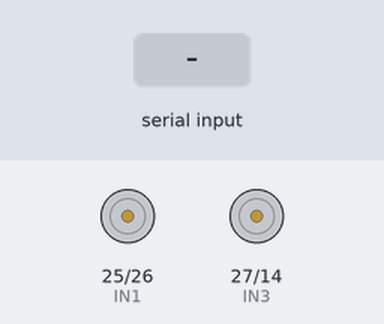
The sketch below on a simulated ESP32. On the bench: motor-driver pin pairs drawn as motors (green arrow = first pin HIGH = forward, orange = second pin HIGH = backward, longer = more drive). Inputs (shaded band) come from the test bench. Nothing arrives over Bluetooth unless stated.

Above: at 1.2 s.
1.3 s: "F" received over the second serial link
At 2.2 s:
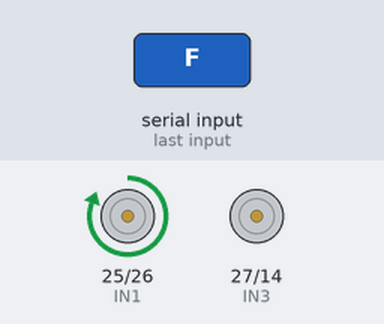
2.8 s: "B" received over the second serial link
At 3.3 s:
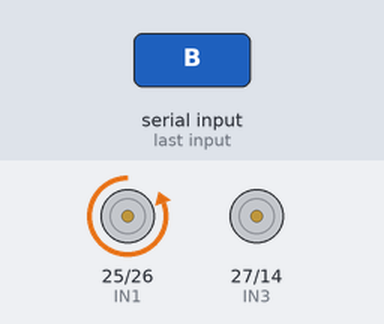
4.3 s: "R" received over the second serial link
At 5.5 s:
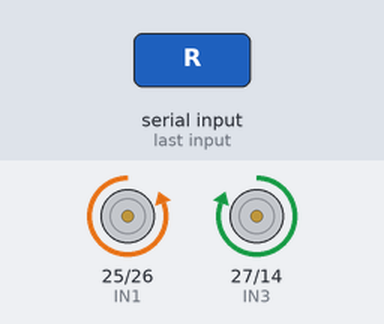
5.8 s: "S" received over the second serial link
At 6.8 s:
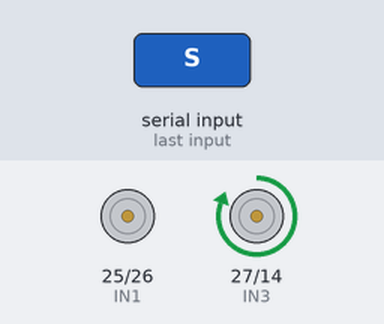
7.3 s: "L" received over the second serial link
At 8.0 s:
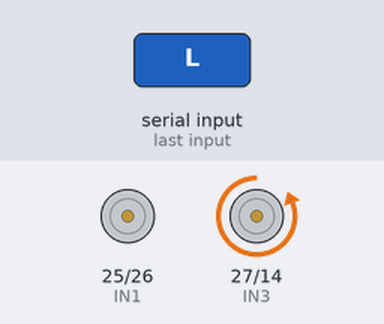
8.8 s: "T" received over the second serial link
At 9.1 s:
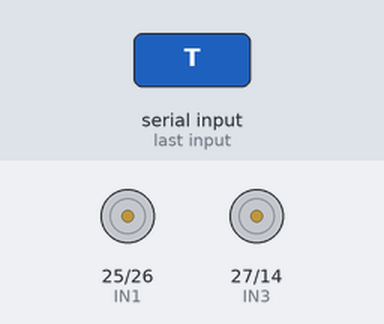
Timing chart, 0 to 11.3 s (numbered marks = the images above; inputs shaded):
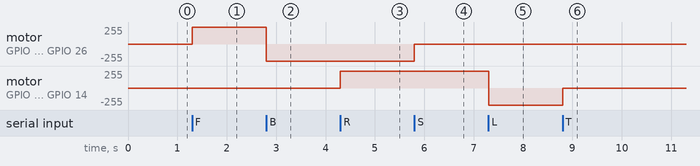

Measured:
- after the input at 1.3 s, motor on GPIO 25 (IN1) / GPIO 26 (IN2): stopped → forward 255/255 at once
- after the input at 2.8 s, motor on GPIO 25 (IN1) / GPIO 26 (IN2): forward 255/255 → backward 255/255 at once
- after the input at 4.3 s, motor on GPIO 27 (IN3) / GPIO 14 (IN4): stopped → forward 255/255 at once
- after the input at 5.8 s, motor on GPIO 25 (IN1) / GPIO 26 (IN2): backward 255/255 → stopped at once
- after the input at 7.3 s, motor on GPIO 27 (IN3) / GPIO 14 (IN4): forward 255/255 → backward 255/255 at once
- after the input at 8.8 s, motor on GPIO 27 (IN3) / GPIO 14 (IN4): backward 255/255 → stopped at once

The sketch:

Main.ino
```cpp
#include "BluetoothSerial.h"
BluetoothSerial SerialBT;

// Motor A (ileri/geri)
#define IN1 25
#define IN2 26
// Motor B (sağ/sol)
#define IN3 27
#define IN4 14

void setup() {
  Serial.begin(115200);
  SerialBT.begin("ESP32-Denizalti"); // Bluetooth cihaz adı
  pinMode(IN1, OUTPUT);
  pinMode(IN2, OUTPUT);
  pinMode(IN3, OUTPUT);
  pinMode(IN4, OUTPUT);
}

void motorA_stop() { digitalWrite(IN1, LOW); digitalWrite(IN2, LOW); }
void motorB_stop() { digitalWrite(IN3, LOW); digitalWrite(IN4, LOW); }

void loop() {
  if (SerialBT.available()) {
    char cmd = SerialBT.read();

    // Motor A kontrol (ileri/geri)
    if (cmd == 'F') {                 // ileri
      digitalWrite(IN1, HIGH); digitalWrite(IN2, LOW);
    } else if (cmd == 'B') {          // geri
      digitalWrite(IN1, LOW);  digitalWrite(IN2, HIGH);
    } else if (cmd == 'S') {          // dur
      motorA_stop();
    }

    // Motor B kontrol (sağ/sol)
    if (cmd == 'R') {                 // sağ
      digitalWrite(IN3, HIGH); digitalWrite(IN4, LOW);
    } else if (cmd == 'L') {          // sol
      digitalWrite(IN3, LOW);  digitalWrite(IN4, HIGH);
    } else if (cmd == 'T') {          // dur
      motorB_stop();
    }
  }
}
```
